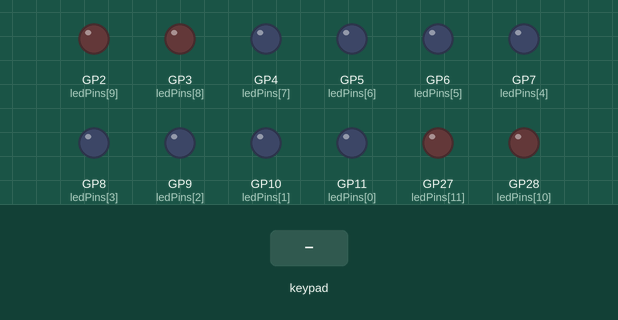
The sketch below on a simulated Raspberry Pi Pico. Shown: output pins drawn as LEDs (lit = HIGH). The test bench sets the inputs (shaded band).

Above: at 1.2 s.
1.3 s: keypad keys 2 6 2 2 2 1 2 0 pressed 0.4 s apart
At 2.4 s:
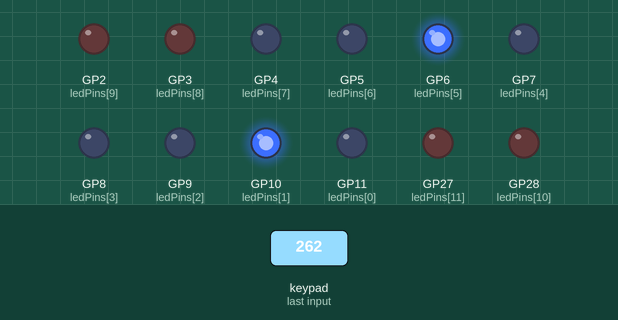
6.0 s: key '1' pressed
At 7.0 s:
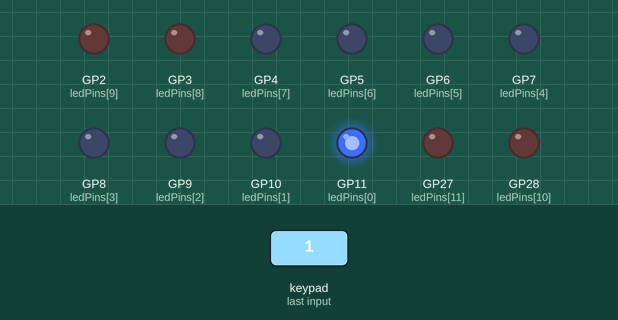
7.5 s: key '2' pressed
At 8.3 s:
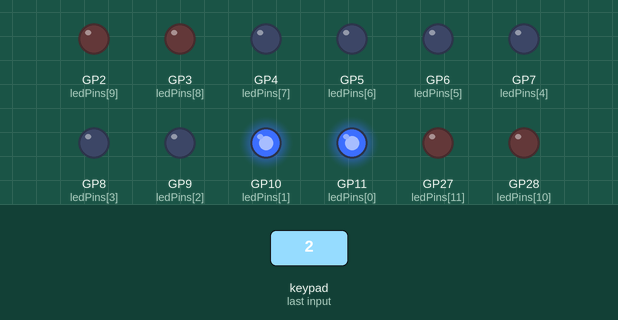
9.0 s: keypad keys 2 6 2 2 2 1 2 0 * pressed 0.4 s apart
At 9.7 s:
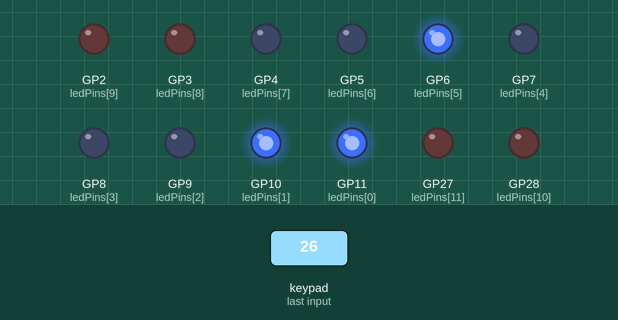
14.1 s: key '3' pressed
At 14.5 s:
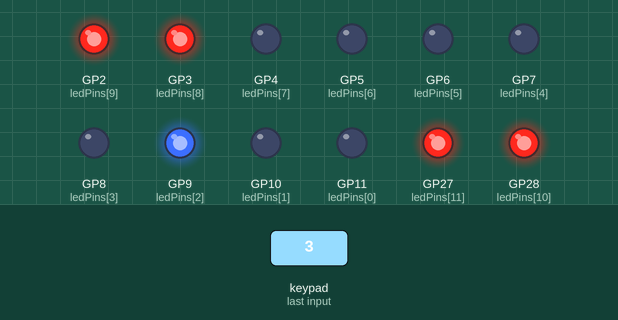
15.6 s: keypad keys 2 6 2 2 2 1 2 0 # pressed 0.4 s apart
At 17.1 s:
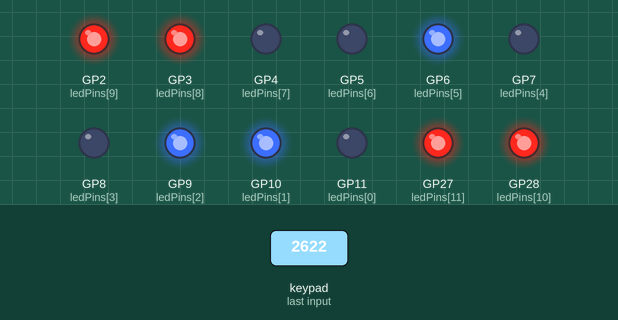
Timing chart, 0 to 20.3 s (numbered marks = the images above; inputs shaded):
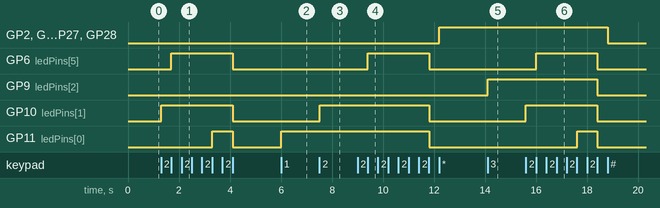

Measured:
- after the input at 1.3 s, GP6 (ledPins[5]): LOW → HIGH after 0.40 s, → LOW 2.4 s later; GP10 (ledPins[1]): LOW → HIGH at once, → LOW 2.8 s later; GP11 (ledPins[0]): LOW → HIGH after 2.0 s, → LOW 0.80 s later
- after the input at 6.0 s, GP11 (ledPins[0]): LOW → HIGH at once
- after the input at 7.5 s, GP10 (ledPins[1]): LOW → HIGH at once
- after the input at 9.0 s, GP2 (ledPins[9]), GP3 (ledPins[8]), GP27 (ledPins[11]), GP28 (ledPins[10]): LOW → HIGH after 3.2 s; GP6 (ledPins[5]): LOW → HIGH after 0.41 s, → LOW 2.4 s later; GP10 (ledPins[1]), GP11 (ledPins[0]): HIGH → LOW after 2.8 s
- after the input at 14.1 s, GP9 (ledPins[2]): LOW → HIGH at once
- after the input at 15.6 s, GP2 (ledPins[9]), GP3 (ledPins[8]), GP27 (ledPins[11]), GP28 (ledPins[10]): HIGH → LOW after 3.2 s; GP6 (ledPins[5]): LOW → HIGH after 0.41 s, → LOW 2.4 s later; GP9 (ledPins[2]): HIGH → LOW after 2.8 s; GP10 (ledPins[1]): LOW → HIGH at once, → LOW 2.8 s later; GP11 (ledPins[0]): LOW → HIGH after 2.0 s, → LOW 0.79 s later

The sketch:

sketch.ino
```cpp
#include <Keypad.h>

const uint8_t LEDS = 12;
const uint8_t ROWS = 4;
const uint8_t COLS = 4;

char keys[ROWS][COLS] = {
  { '1', '2', '3', 'A' },
  { '4', '5', '6', 'B' },
  { '7', '8', '9', 'C' },
  { '*', '0', '#', 'D' }
};

// Pines conectados a LED1, LED2, LED3, ... LED12
uint8_t ledPins[LEDS] = { 11, 10, 9, 8, 7, 6, 5, 4, 3, 2, 28, 27 };
uint8_t rowPins[ROWS] = { 26, 22, 21, 20 }; // R1, R2, R3, R4
uint8_t colPins[COLS] = { 19, 18, 17, 16 }; // C1, C2, C3, C4

Keypad keypad = Keypad(makeKeymap(keys), rowPins, colPins, ROWS, COLS);

void setup() {
  for (uint8_t l = 0; l < LEDS; l++) {
    pinMode(ledPins[l], OUTPUT);
    digitalWrite(ledPins[l], LOW);
  }
}

void loop() {
  char key = keypad.getKey();

  if (key != NO_KEY) {
    switch (key) {
      case '1': digitalWrite(ledPins[0], HIGH); break;
      case '2': digitalWrite(ledPins[1], HIGH); break;
      case '3': digitalWrite(ledPins[2], HIGH); break;
      case '4': digitalWrite(ledPins[3], HIGH); break;
      case '5': digitalWrite(ledPins[4], HIGH); break;
      case '6': digitalWrite(ledPins[5], HIGH); break;
      case '7': digitalWrite(ledPins[6], HIGH); break;
      case '8': digitalWrite(ledPins[7], HIGH); break;
      case '9':
        for (uint8_t l = 0; l < 8; l++) digitalWrite(ledPins[l], HIGH);
        break;
      case '0':
        for (uint8_t l = 0; l < 8; l++) digitalWrite(ledPins[l], LOW);
        break;
      case 'A': digitalWrite(ledPins[8], HIGH); break;
      case 'B': digitalWrite(ledPins[9], HIGH); break;
      case 'C': digitalWrite(ledPins[10], HIGH); break;
      case 'D': digitalWrite(ledPins[11], HIGH); break;
      case '*':
        for (uint8_t l = 8; l < 12; l++) digitalWrite(ledPins[l], HIGH);
        break;
      case '#':
        for (uint8_t l = 8; l < 12; l++) digitalWrite(ledPins[l], LOW);
        break;
    }
  }

  delay(10);
}
```
